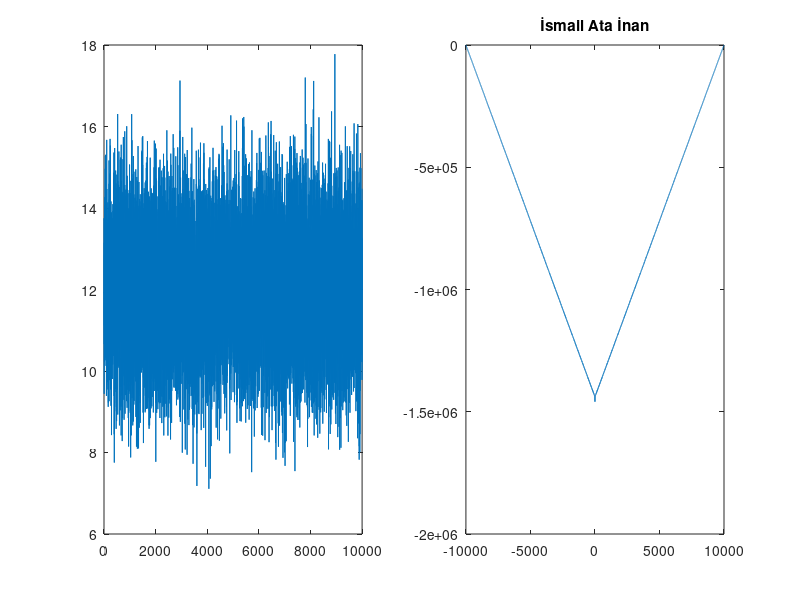

Source code (MATLAB):
x = sqrt(2)*randn(1,10000)+12;
[C, LAGS] = xcorr(x, -x);
an = C(5000);
figure;
subplot(1,2,1)
plot(x);
subplot(1,2,2)
plot(LAGS,C);
title('İsmail Ata İnan');